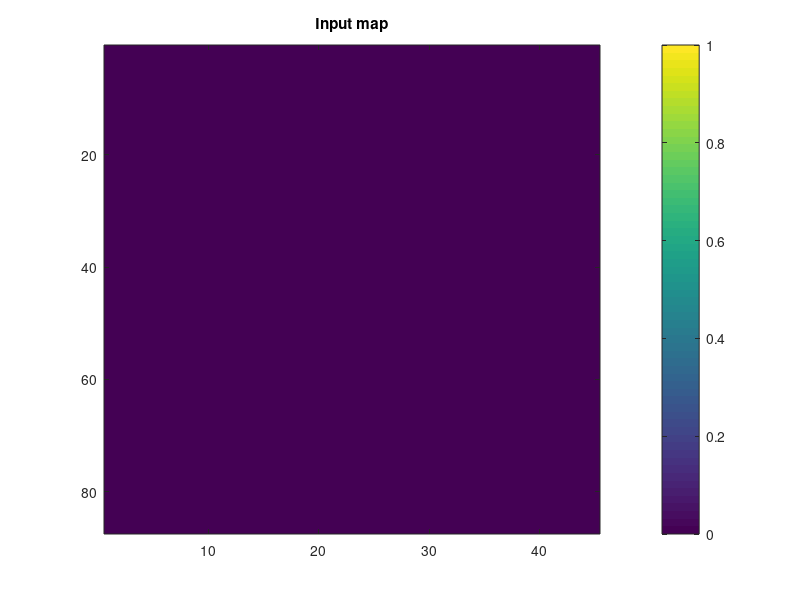

This figure's MATLAB source: (Note: this script raises an error after producing the figure.)
close all; clc; clear all; clear hidden;

%-----------------
% define a binary map
colmax = 100; romax = 100; 
inMap = zeros(randi([1,colmax],1,1), randi([1,romax],1,1));
size(inMap)

% plot the input map
figure; imagesc(inMap); colorbar; caxis([0 1]); 
% xlim([1 colmax]); ylim([1 romax]); %axis tight
title('Input map')

% pad the map
%% UN-REMARK EACH COMMAND IN THIS SECTION AND RUN SEPARATELY
% outMap = pad(inMap,'size',[0 5],'ones');
outMap = pad(inMap,'square','ones');
% outMap = pad(inMap,'auto','ones');
%%
size(outMap)


% plot the padded map
figure; imagesc(outMap); colorbar; caxis([0 1]); 
% xlim([1 100]); ylim([1 50]);
title('Padded map')
%-----------------